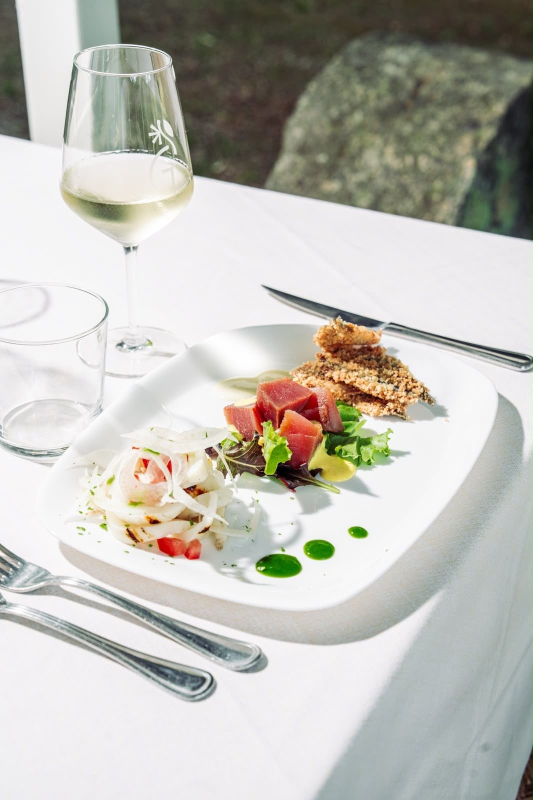
#> input picture assets/img/antipasto-misto.jpg, 1066 x 1600 px (shown at 1/2 size)
$ python -i grade.py   (imports and definitions only)
#> lines starting #> are read from the running program, lines starting #| are printed output that depends on the picture
#> further down, picture is the input picture: shape (1600, 1066, 3); mean B, G, R 181.5, 188.8, 190.4
"""Premium dish grade + crops for QR menus.
usage: python3 -I grade.py SRC_DIR CROPS_JSON OUT_DIR [name ...]
Per dish writes  <n>-c-800/1200.webp (4:5 card), <n>-w-1280/2048.webp (4:3 sheet), <n>.webp (720 square, legacy)
"""
import sys, json, os, numpy as np, cv2

# [1 line that did not run here, left out]
only = set(sys.argv[4:])
# [2 lines not run here, left out]


def grade(bgr):
    x = bgr.astype(np.float32) / 255.0
    # 1. gentle auto-levels (0.3% / 99.7% per luminance) so flat shots get real blacks & whites
    lum = 0.114 * x[..., 0] + 0.587 * x[..., 1] + 0.299 * x[..., 2]
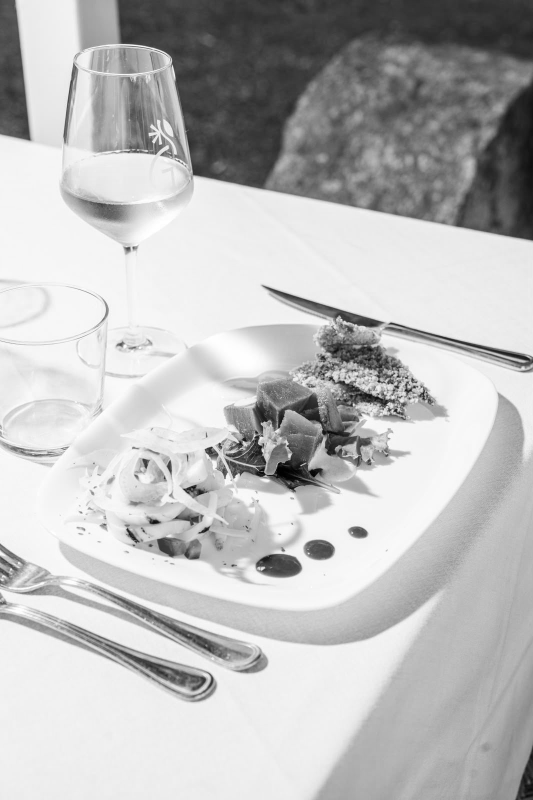
#> lum: shape (1600, 1066) float32 (shown at 1/2 size); min 0, max 1, mean 0.739
    lo, hi = np.percentile(lum, [0.3, 99.7])
#> lo = 0.106; hi = 0.988
    lo = min(lo, 0.06); hi = max(hi, 0.985)
#> after `lo = min(lo, 0.06)`: lo = 0.06
    x = np.clip((x - lo) / (hi - lo), 0, 1)
    # 2. warm "candle-light" balance: a touch more red/gold, less blue
    x[..., 2] *= 1.035; x[..., 1] *= 1.01; x[..., 0] *= 0.965
    x = np.clip(x, 0, 1)
    # 3. soft S-curve (contrast without crushing)
    s = 0.5 - 0.5 * np.cos(np.pi * x)
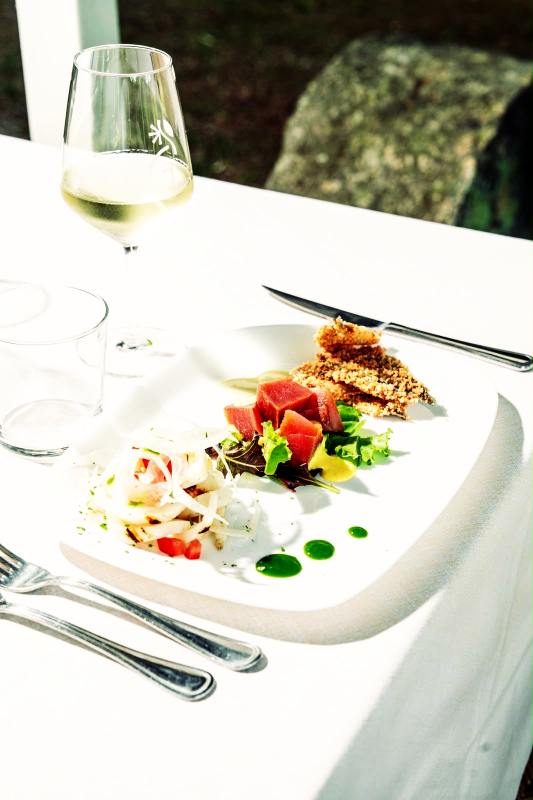
#> s: shape (1600, 1066, 3) float32 (shown at 1/2 size); mean B, G, R 0.713, 0.77, 0.781
    x = 0.7 * x + 0.3 * s
    # 4. vibrance: boost unsaturated colours more than already-saturated ones
    hsv = cv2.cvtColor((x * 255).astype(np.uint8), cv2.COLOR_BGR2HSV).astype(np.float32)
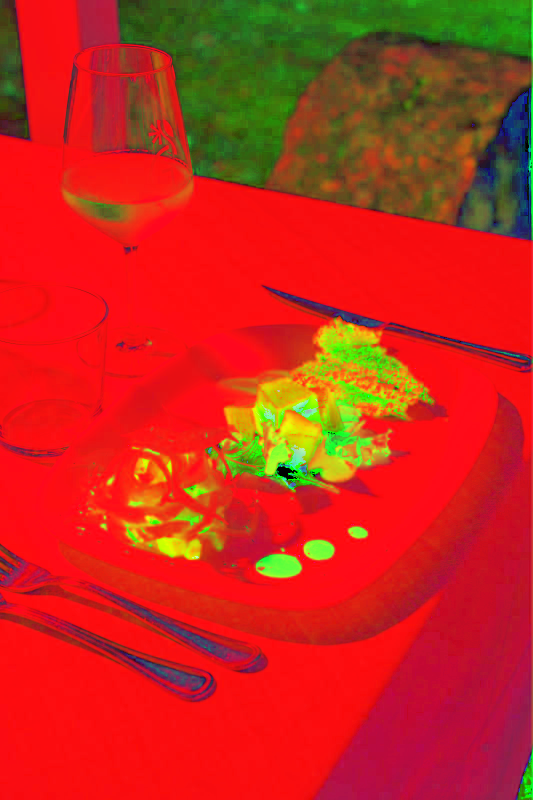
#> hsv: shape (1600, 1066, 3) float32 (shown at 1/2 size); mean B, G, R 26.7, 41.6, 199
    sat = hsv[..., 1] / 255.0
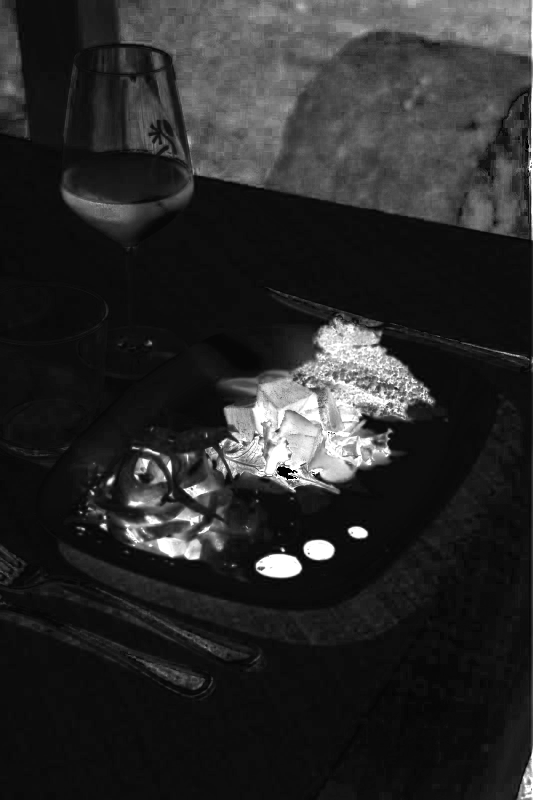
#> sat: shape (1600, 1066) float32 (shown at 1/2 size); min 0, max 1, mean 0.162
    sat = np.clip(sat + 0.26 * sat * (1 - sat), 0, 1)
    hsv[..., 1] = sat * 255
    x = cv2.cvtColor(hsv.astype(np.uint8), cv2.COLOR_HSV2BGR).astype(np.float32) / 255.0
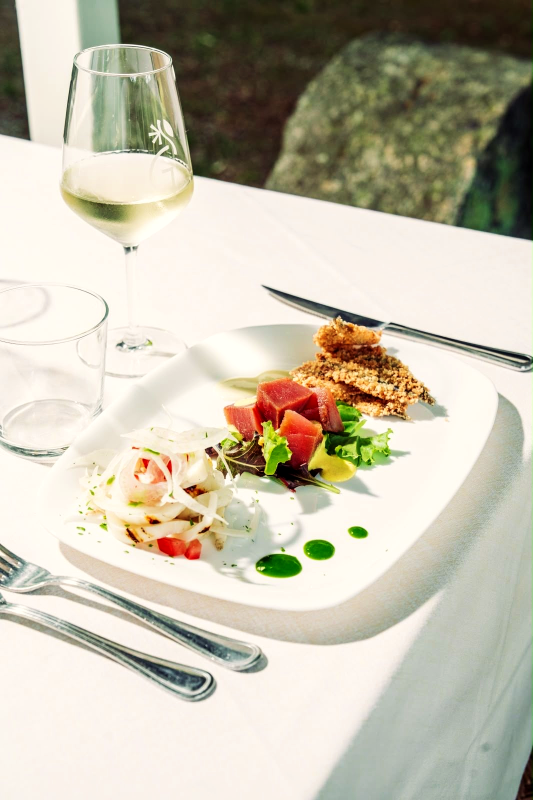
#> x: shape (1600, 1066, 3) float32 (shown at 1/2 size); mean B, G, R 0.668, 0.746, 0.767
    # 5. clarity: large-radius local contrast on luminance only
    lab = cv2.cvtColor((x * 255).astype(np.uint8), cv2.COLOR_BGR2LAB).astype(np.float32)
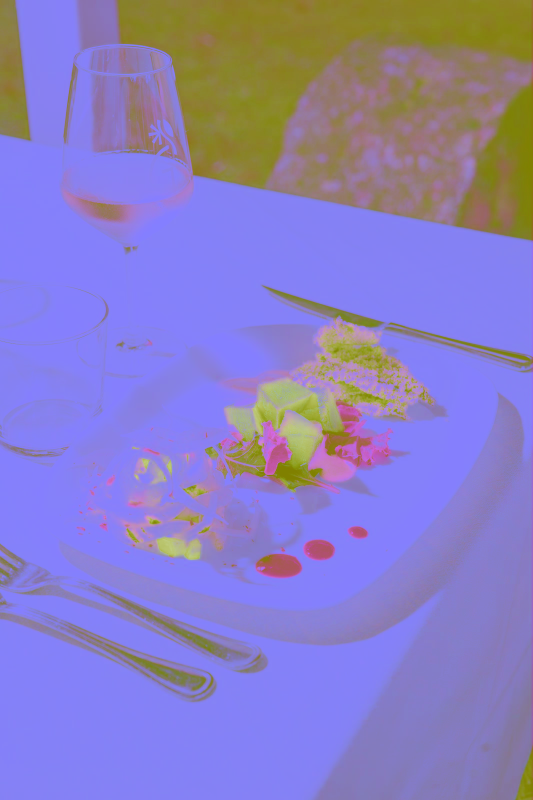
#> lab: shape (1600, 1066, 3) float32 (shown at 1/2 size); mean B, G, R 194.9, 127.5, 137.3
    L = lab[..., 0]
    r = max(3, int(min(L.shape) * 0.012))
#> r = 12
    blur = cv2.GaussianBlur(L, (0, 0), r)
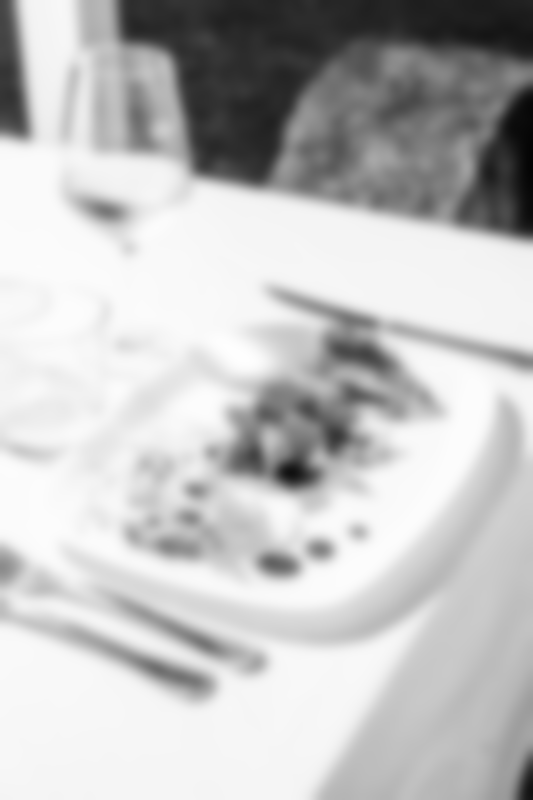
#> blur: shape (1600, 1066) float32 (shown at 1/2 size); min 4.06, max 254.6, mean 193.4
    L = L + 0.22 * (L - blur)
    lab[..., 0] = np.clip(L, 0, 255)
    x = cv2.cvtColor(lab.astype(np.uint8), cv2.COLOR_LAB2BGR).astype(np.float32) / 255.0
    # 6. subtle vignette (draws the eye to the plate)
    h, w = x.shape[:2]
#> h = 1600; w = 1066
    yy, xx = np.mgrid[0:h, 0:w].astype(np.float32)
    d = np.sqrt(((xx - w / 2) / (w / 2)) ** 2 + ((yy - h / 2) / (h / 2)) ** 2)
    v = 1 - 0.16 * np.clip(d - 0.55, 0, 1) ** 1.6
    x = x * v[..., None]
    return (np.clip(x, 0, 1) * 255).astype(np.uint8)


def crop(img, cx, cy, aspect, side_hint):
    H, W = img.shape[:2]
    # largest crop of `aspect` (w/h) that still roughly frames what the curated square framed
    h = min(H, int(side_hint * 1.45)) if aspect < 1 else min(H, int(side_hint * 1.1))
    w = int(h * aspect)
    if w > W:
        w = W; h = int(w / aspect)
    x0 = int(np.clip(cx - w / 2, 0, W - w)); y0 = int(np.clip(cy - h / 2, 0, H - h))
    return img[y0:y0 + h, x0:x0 + w]


def save(img, path, width, q):
    h = int(round(img.shape[0] * width / img.shape[1]))
    r = cv2.resize(img, (width, h), interpolation=cv2.INTER_AREA)
    # output sharpening after downscale
    b = cv2.GaussianBlur(r, (0, 0), 0.8)
    r = cv2.addWeighted(r, 1.35, b, -0.35, 0)
    cv2.imwrite(path, r, [cv2.IMWRITE_WEBP_QUALITY, q])


# [16 lines not run here, left out]

>>> import cv2
>>> picture = cv2.imread('../../../assets/img/antipasto-misto.jpg')
>>> result = grade(picture)

$ run again, on assets/img/panna-cotta.jpg
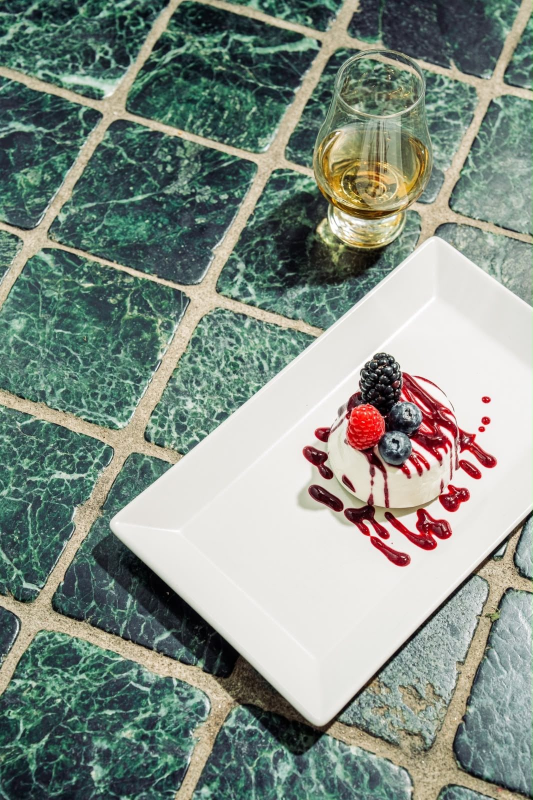
#> input picture assets/img/panna-cotta.jpg, 1066 x 1600 px (shown at 1/2 size)
#> picture is the input picture: shape (1600, 1066, 3); mean B, G, R 133.9, 143.6, 132.3
#> in grade, `lum = 0.114 * x[..., 0] + 0.587 * x[..., 1] + 0.299 * x[..., 2]`:
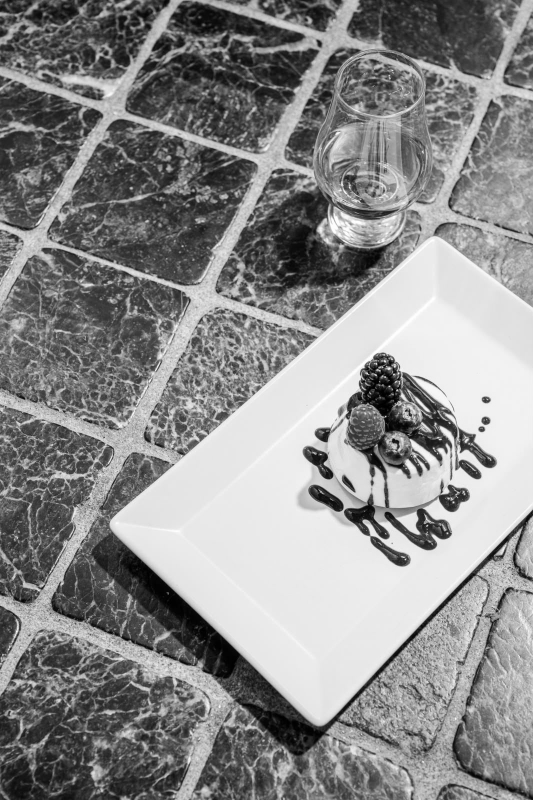
#> lum: shape (1600, 1066) float32 (shown at 1/2 size); min 0, max 1, mean 0.546
#> in grade, `lo, hi = np.percentile(lum, [0.3, 99.7])`: lo = 0.0193; hi = 0.964
#> in grade, `hi = max(hi, 0.985)`: hi = 0.985
#> in grade, `x = cv2.cvtColor(lab.astype(np.uint8), cv2.COLOR_LAB2BGR).astype(np.fl..`:
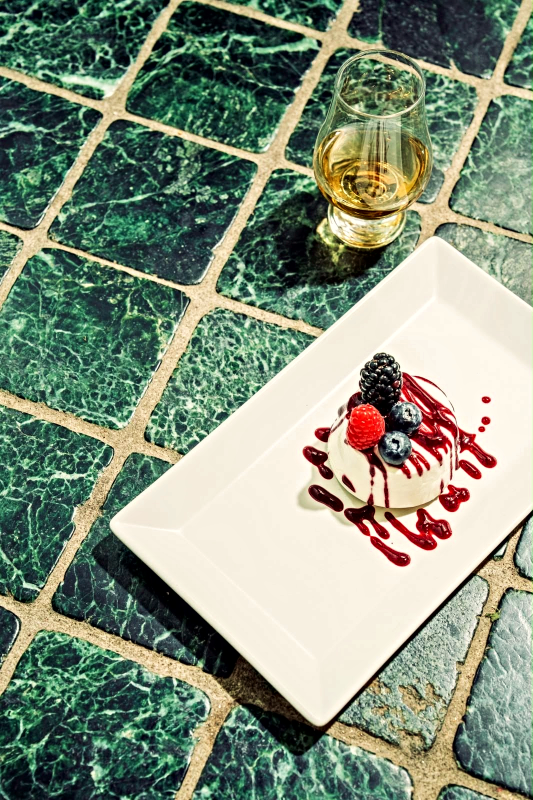
#> x: shape (1600, 1066, 3) float32 (shown at 1/2 size); mean B, G, R 0.485, 0.564, 0.518

$ run again, on assets/img/table-partage.jpg
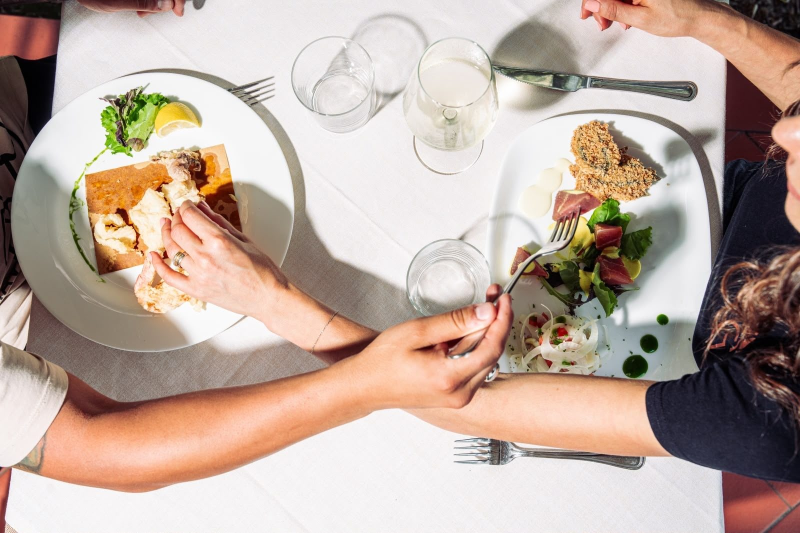
#> input picture assets/img/table-partage.jpg, 1600 x 1066 px (shown at 1/2 size)
#> picture is the input picture: shape (1066, 1600, 3); mean B, G, R 159.2, 170.3, 189.3
#> in grade, `lum = 0.114 * x[..., 0] + 0.587 * x[..., 1] + 0.299 * x[..., 2]`:
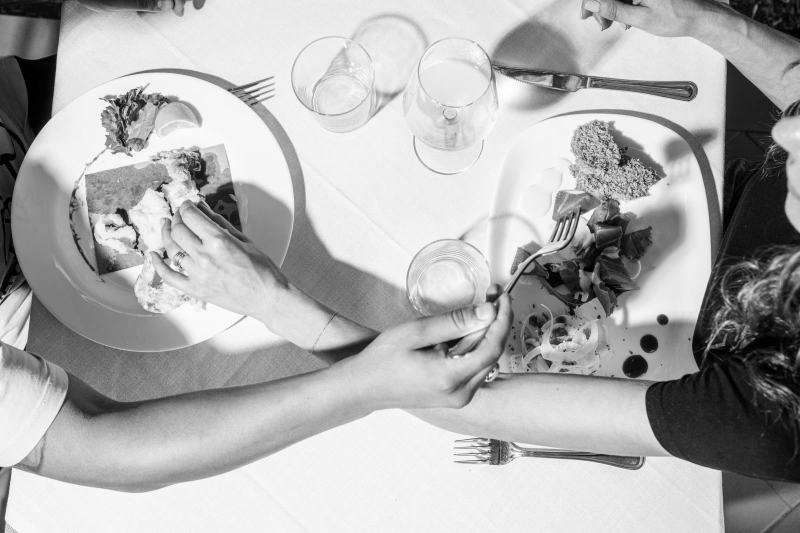
#> lum: shape (1066, 1600) float32 (shown at 1/2 size); min 0, max 1, mean 0.685
#> in grade, `lo, hi = np.percentile(lum, [0.3, 99.7])`: lo = 0.00938; hi = 0.98
#> in grade, `hi = max(hi, 0.985)`: hi = 0.985
#> in grade, `x = x * v[..., None]`:
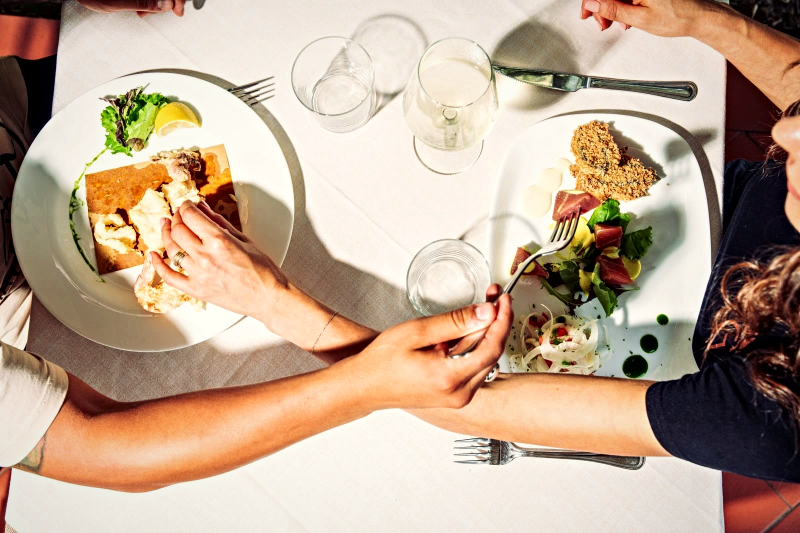
#> x: shape (1066, 1600, 3) float32 (shown at 1/2 size); mean B, G, R 0.573, 0.657, 0.756
